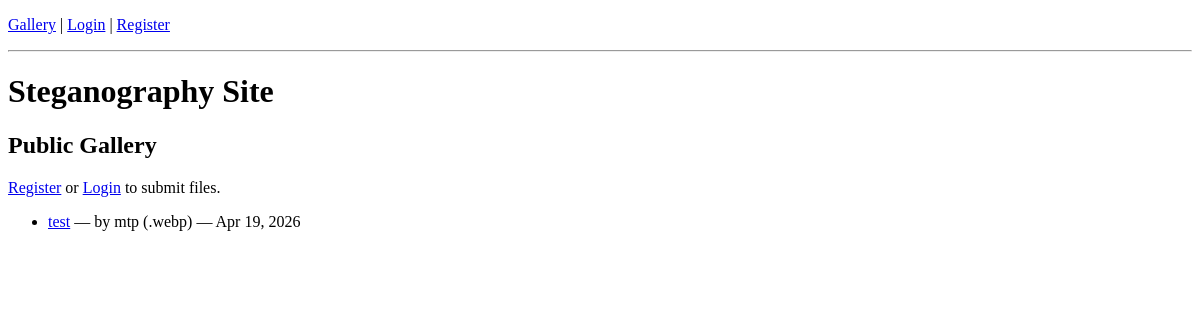
The app's page /, older data.
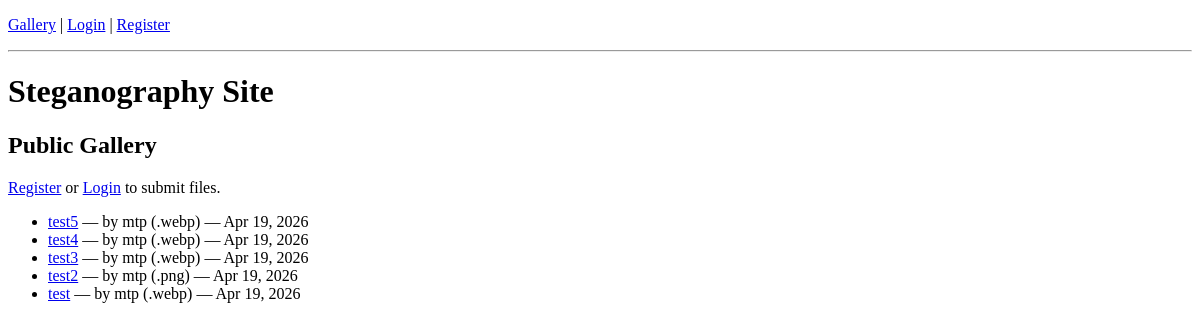
The same page, newer data.
### main.py (models this page shows, shortened)
class Post(db.Model):
    id = db.Column(db.Integer, primary_key=True)
    title = db.Column(db.String(200), nullable=False)
    description = db.Column(db.Text, default='')
    filename = db.Column(db.String(300), nullable=False)
    ext = db.Column(db.String(20))
    params = db.Column(db.Text)
    user_id = db.Column(db.Integer, db.ForeignKey('user.id'), nullable=False)
    created = db.Column(db.DateTime, default=datetime.utcnow)

class User(db.Model):
    id = db.Column(db.Integer, primary_key=True)
    username = db.Column(db.String(80), unique=True, nullable=False)
    password = db.Column(db.String(200), nullable=False)
    posts = db.relationship('Post', backref='author', lazy=True)

### main.py (the view)
@app.route('/')
def index():
    posts = Post.query.order_by(Post.id.desc()).all()
    return render_template('index.html', posts=posts)

### main.py (called while the page is built)
def me():
    return User.query.get(session.get('uid'))

@app.context_processor
def inject_user():
    return dict(user=me())

### templates/index.html (shortened to what this page needs)
{% extends "base.html" %}
{% block content %}
<h1>Steganography Site</h1>
<h2>Public Gallery</h2>
{% if user %}
  <p><a href="{{ url_for('submit') }}">+ Submit New File</a></p>
{% else %}
  <p><a href="{{ url_for('register') }}">Register</a> or <a href="{{ url_for('login') }}">Login</a> to submit files.</p>
{% endif %}
{% if posts %}
  <ul>
    {% for post in posts %}
    <li>
      <a href="{{ url_for('view_post', post_id=post.id) }}">{{ post.title }}</a>
      — by {{ post.author.username }}
      ({{ post.ext or 'file' }})
      — {{ post.created.strftime('%b %d, %Y') }}
    </li>
    {% endfor %}
  </ul>
{% else %}
  <p>No posts yet.</p>
{% endif %}
{% endblock %}

### templates/base.html (shortened to what this page needs)
<!DOCTYPE html>
<html lang="en">
<head>
</head>
<body>
<p>
  <a href="{{ url_for('index') }}">Gallery</a> |
  {% if user %}
    <a href="{{ url_for('submit') }}">Submit</a> |
    <a href="{{ url_for('logout') }}">Logout ({{ user.username }})</a>
  {% else %}
    <a href="{{ url_for('login') }}">Login</a> |
    <a href="{{ url_for('register') }}">Register</a>
  {% endif %}
</p>
<hr>
{% block content %}{% endblock %}
</body>
</html>

Row changes from the older to the newer data that the page shows:
added Post: title "test5", author.username "mtp", ext ".webp", created "Apr 19, 2026"
added Post: title "test4", author.username "mtp", ext ".webp", created "Apr 19, 2026"
added Post: title "test3", author.username "mtp", ext ".webp", created "Apr 19, 2026"
added Post: title "test2", author.username "mtp", ext ".png", created "Apr 19, 2026"
